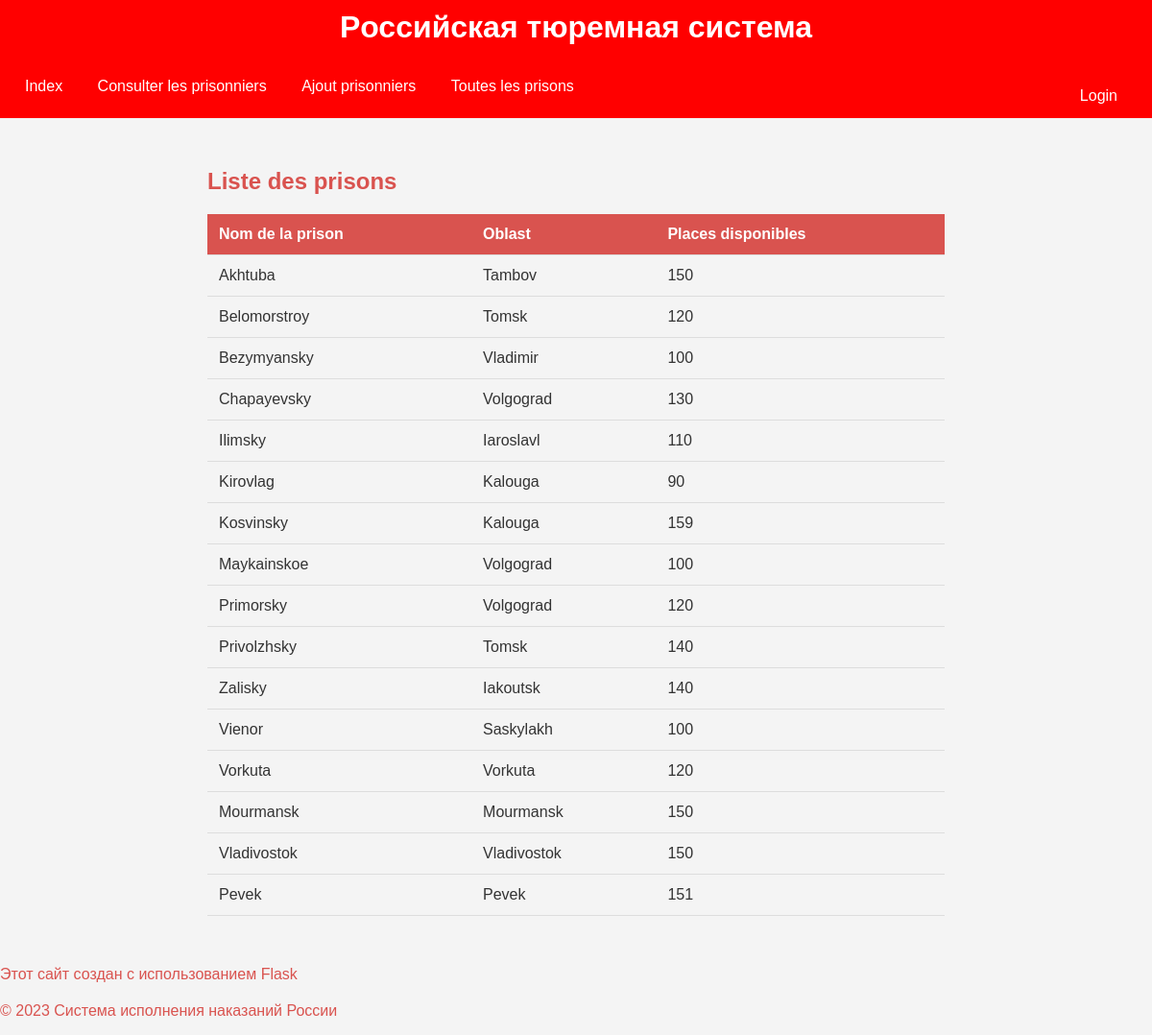
Page /Touteslesprisons on the committed database.
### tables this page shows
CREATE TABLE "prison" (
	"id"	INTEGER,
	"name_prison"	VARCHAR(200),
	"oblast"	VARCHAR(100),
	"number_of_prisonners"	INT,
	"capacityPrison"	INT,
	"prison_Type"	VARCHAR(100),
	"long"	REAL,
	"lat"	REAL,
	"image"	INTEGER,
	PRIMARY KEY("id" AUTOINCREMENT)
);

### app.py (the view)
@app.route("/Touteslesprisons")
def Touteslesprisons():
    prisons=func.Prison.getAllPrisons()
    return render_template("Touteslesprisons.html",prisons=prisons)

### classes.py (called while the page is built)
def connect_database(database_path):
    return sqlite3.connect(database_path)

    def getAllPrisons():
        conn =connect_database('goodDB.db')
        cursor = conn.cursor()
        prisons=cursor.execute("SELECT * FROM prison").fetchall()
        return prisons

### templates/Touteslesprisons.html (shortened to what this page needs)
<!DOCTYPE html>
<html lang="en">
<head>
</head>
<body>
{% extends 'layout.html' %}
{% block content %}
    <div>
        <h2>Liste des prisons</h2>
        {% if prisons %}
            <table>
                <thead>
                    <tr>
                        <th>Nom de la prison</th>
                        <th>Oblast</th>
                        <th>Places disponibles</th>
                    </tr>
                </thead>
                <tbody>
                    {% for prison in prisons %}
                        <tr>
                            <td>{{ prison[1] }}</td>
                            <td>{{ prison[2] }}</td>
                            <td>{{ prison[3 ]}}</td>
                        </tr>
                    {% endfor %}
                </tbody>
            </table>
        {% else %}
            <p>Aucune prison trouvée.</p>
        {% endif %}
    </div>
{% endblock %}

### templates/Touteslesprisons.html (style rules this page uses)
body { font-family: Arial, sans-serif; background-color: #f4f4f4; color: #333; margin: 0; padding: 0; }
h2 { color: #d9534f; }
table { width: 100%; border-collapse: collapse; margin-top: 20px; }
th, td { padding: 12px; text-align: left; border-bottom: 1px solid #ddd; }
th { background-color: #d9534f; color: white; }
div { padding: 16px; max-width: 800px; margin: 0 auto; }

### templates/layout.html (style rules this page uses)
body { font-family: Arial, sans-serif; margin: 0; padding: 0; box-sizing: border-box; }

### rows in the picture
prison: name_prison "Akhtuba", oblast "Tambov", number_of_prisonners "150"
prison: name_prison "Belomorstroy", oblast "Tomsk", number_of_prisonners "120"
prison: name_prison "Bezymyansky", oblast "Vladimir", number_of_prisonners "100"
prison: name_prison "Chapayevsky", oblast "Volgograd", number_of_prisonners "130"
prison: name_prison "Ilimsky", oblast "Iaroslavl", number_of_prisonners "110"
prison: name_prison "Kirovlag", oblast "Kalouga", number_of_prisonners "90"
prison: name_prison "Kosvinsky", oblast "Kalouga", number_of_prisonners "159"
prison: name_prison "Maykainskoe", oblast "Volgograd", number_of_prisonners "100"
prison: name_prison "Primorsky", oblast "Volgograd", number_of_prisonners "120"
prison: name_prison "Privolzhsky", oblast "Tomsk", number_of_prisonners "140"
prison: name_prison "Zalisky", oblast "Iakoutsk", number_of_prisonners "140"
prison: name_prison "Vienor", oblast "Saskylakh", number_of_prisonners "100"
prison: name_prison "Vorkuta", oblast "Vorkuta", number_of_prisonners "120"
prison: name_prison "Mourmansk", oblast "Mourmansk", number_of_prisonners "150"
prison: name_prison "Vladivostok", oblast "Vladivostok", number_of_prisonners "150"
prison: name_prison "Pevek", oblast "Pevek", number_of_prisonners "151"
